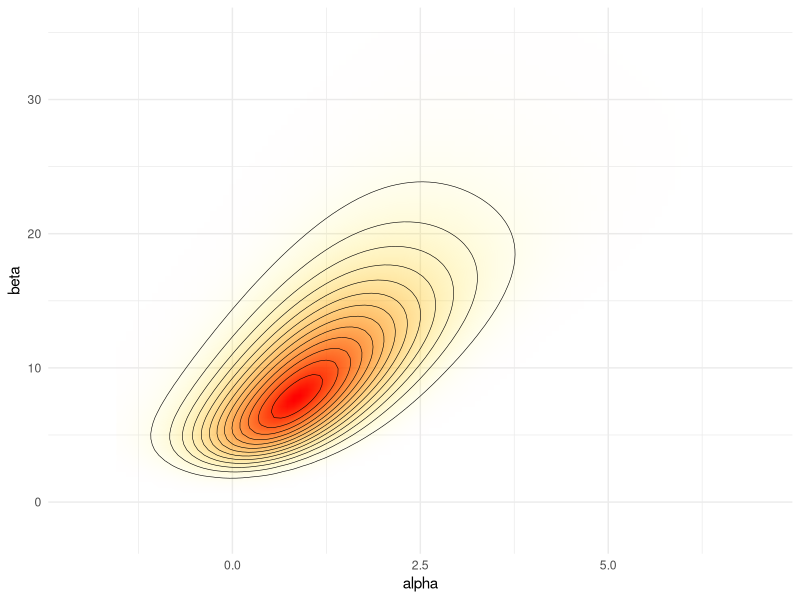
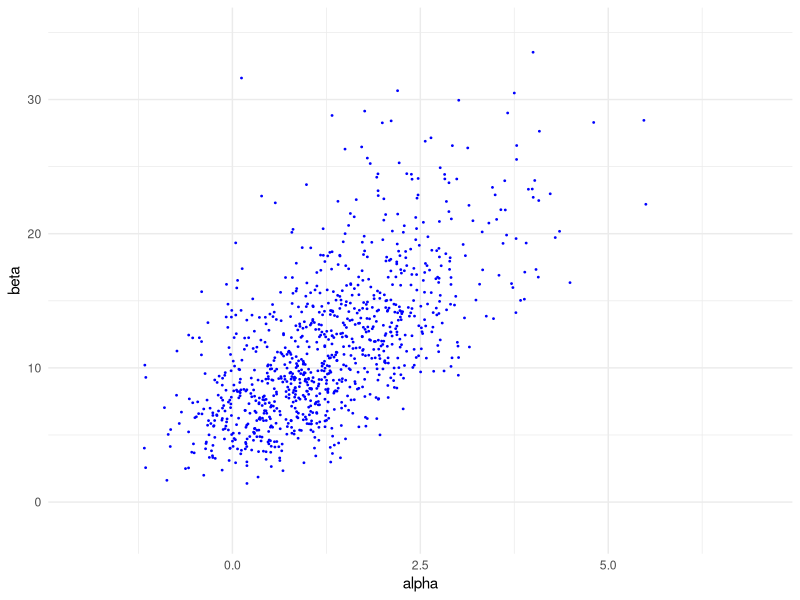
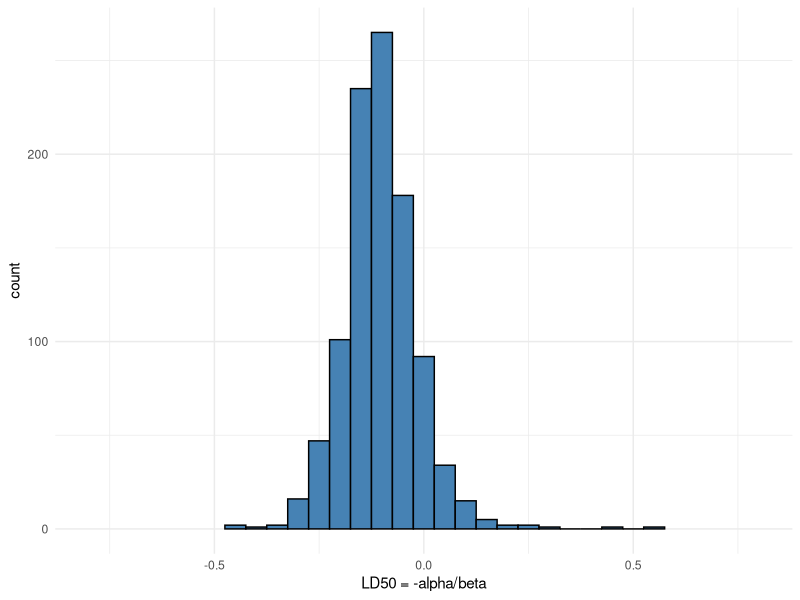
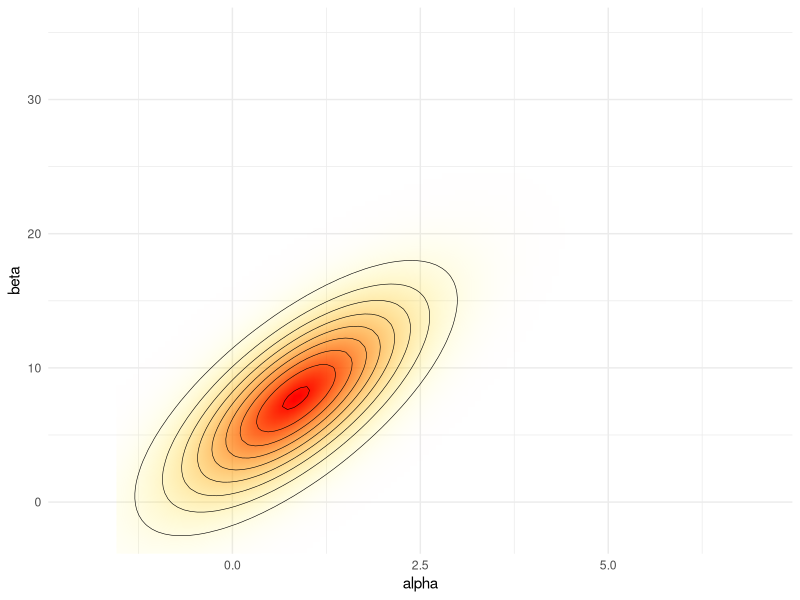
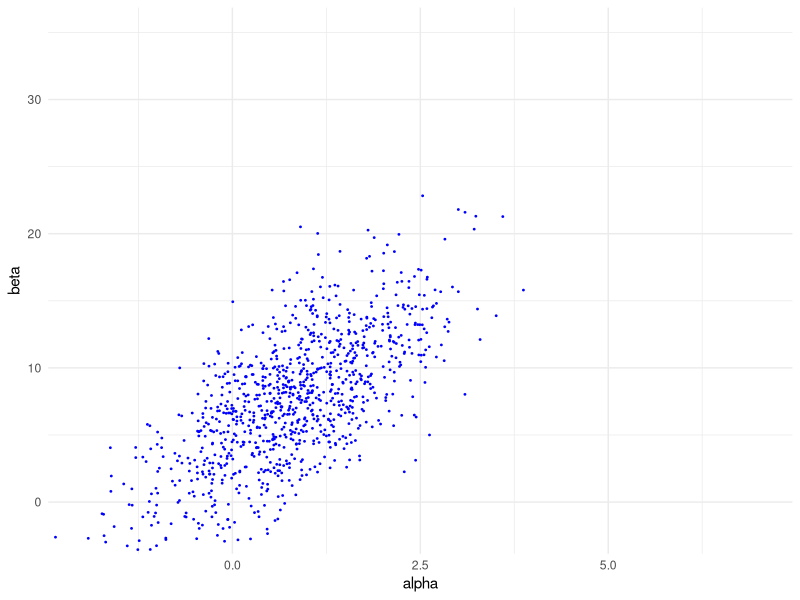
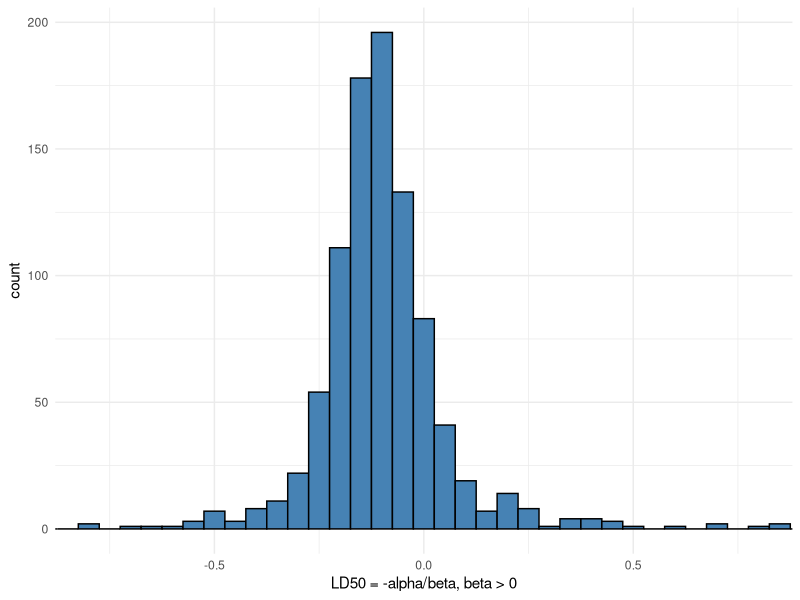
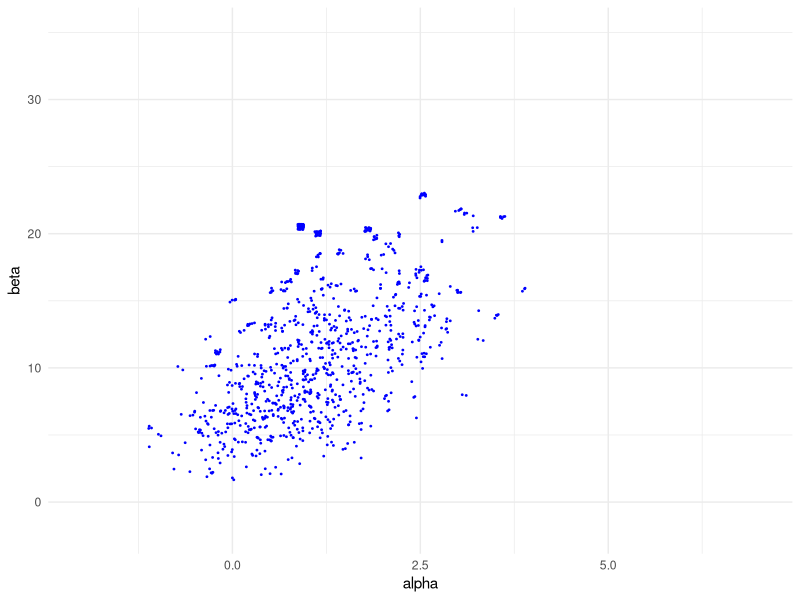
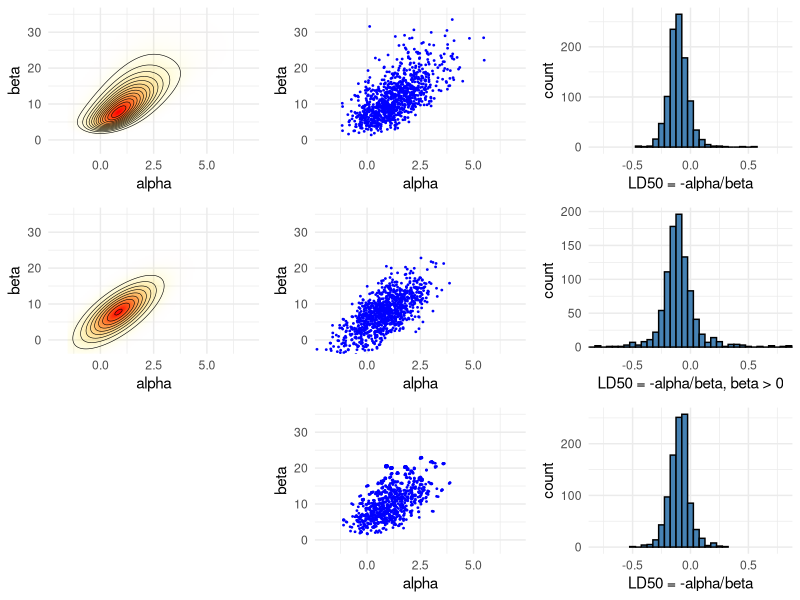

Source code (R) for these figures, in order:
#' ---
#' title: "Bayesian data analysis demo 10.3"
#' author: "Aki Vehtari, Markus Paasiniemi"
#' date: "`r format(Sys.Date())`"
#' output:
#'   html_document:
#'     theme: readable
#'     code_download: true
#' ---

#' ## Importance sampling with Normal distribution as a proposal for Bioassay model
#'

#' ggplot2, grid, and gridExtra are used for plotting, tidyr for
#' manipulating data frames
#+ setup, message=FALSE, error=FALSE, warning=FALSE
library(ggplot2)
theme_set(theme_minimal())
library(gridExtra)
library(grid)
library(tidyr)
library(MASS)
library(loo)

#' Bioassay data, (BDA3 page 86)
df1 <- data.frame(
  x = c(-0.86, -0.30, -0.05, 0.73),
  n = c(5, 5, 5, 5),
  y = c(0, 1, 3, 5)
)

#' ### Grid sampling for Bioassay model.

#' Compute the posterior density in a grid
#' 
#' - usually should be computed in logarithms!
#' - with alternative prior, check that range and spacing of A and B
#'   are sensible
A = seq(-1.5, 7, length.out = 100)
B = seq(-5, 35, length.out = 100)
# make vectors that contain all pairwise combinations of A and B
cA <- rep(A, each = length(B))
cB <- rep(B, length(A))
#' Make a helper function to calculate the log likelihood
#' given a dataframe with x, y, and n and evaluation
#' points a and b. For the likelihood see BDA3 p. 75
logl <- function(df, a, b)
  df['y']*(a + b*df['x']) - df['n']*log1p(exp(a + b*df['x']))
# calculate likelihoods: apply logl function for each observation
# ie. each row of data frame of x, n and y
p <- apply(df1, 1, logl, cA, cB) %>%
  # sum the log likelihoods of observations
  # and exponentiate to get the joint likelihood
  rowSums() %>% exp()

#' Sample from the grid (with replacement)
nsamp <- 1000
samp_indices <- sample(length(p), size = nsamp,
                       replace = T, prob = p/sum(p))
samp_A <- cA[samp_indices[1:nsamp]]
samp_B <- cB[samp_indices[1:nsamp]]
# add random jitter, see BDA3 p. 76
samp_A <- samp_A + runif(nsamp, (A[1] - A[2])/2, (A[2] - A[1])/2)
samp_B <- samp_B + runif(nsamp, (B[1] - B[2])/2, (B[2] - B[1])/2)

#' Compute LD50 for all draws
samp_ld50 <- -samp_A/samp_B

#' Create a plot of the posterior density
# limits for the plots
xl <- c(-2, 7)
yl <- c(-2, 35)
pos <- ggplot(data = data.frame(cA ,cB, p), aes(x = cA, y = cB)) +
  geom_raster(aes(fill = p, alpha = p), interpolate = T) +
  geom_contour(aes(z = p), colour = 'black', size = 0.2) +
  coord_cartesian(xlim = xl, ylim = yl) +
  labs(x = 'alpha', y = 'beta') +
  scale_fill_gradient(low = 'yellow', high = 'red', guide = F) +
  scale_alpha(range = c(0, 1), guide = F)
pos

#' Plot of the samples
sam <- ggplot(data = data.frame(samp_A, samp_B)) +
  geom_point(aes(samp_A, samp_B), color = 'blue', size = 0.3) +
  coord_cartesian(xlim = xl, ylim = yl) +
  labs(x = 'alpha', y = 'beta')
sam

#' Plot of the histogram of LD50
his <- ggplot() +
  geom_histogram(aes(samp_ld50), binwidth = 0.05,
                 fill = 'steelblue', color = 'black') +
  coord_cartesian(xlim = c(-0.8, 0.8)) +
  labs(x = 'LD50 = -alpha/beta')
his

#' ### Normal approximation for Bioassay model.

#' Define the function to be optimized
bioassayfun <- function(w, df) {
  z <- w[1] + w[2]*df$x
  -sum(df$y*(z) - df$n*log1p(exp(z)))
}

#' Optimize
w0 <- c(0,0)
optim_res <- optim(w0, bioassayfun, gr = NULL, df1, hessian = T)
w <- optim_res$par
S <- solve(optim_res$hessian)

#' Multivariate normal probability density function
dmvnorm <- function(x, mu, sig)
  exp(-0.5*(length(x)*log(2*pi) + log(det(sig)) + (x-mu)%*%solve(sig, x-mu)))

#' Evaluate likelihood at points (cA,cB) 
#' this is just for illustration and would not be needed otherwise
p <- apply(cbind(cA, cB), 1, dmvnorm, w, S)

#' Sample from the multivariate normal 
samp_norm <- mvrnorm(nsamp, w, S)

#' Samples of LD50 conditional beta > 0:
#' Normal approximation does not take into account that the posterior
#' is not symmetric and that there is very low density for negative
#' beta values. Based on the draws from the normal approximation
#' is is estimated that there is about 5% probability that beta is negative!
bpi <- samp_norm[,2] > 0
samp_norm_ld50 <- -samp_norm[bpi,1]/samp_norm[bpi,2]

#' Create a plot of the normal distribution approximation
pos_norm <- ggplot(data = data.frame(cA ,cB, p), aes(x = cA, y = cB)) +
  geom_raster(aes(fill = p, alpha = p), interpolate = T) +
  geom_contour(aes(z = p), colour = 'black', size = 0.2) +
  coord_cartesian(xlim = xl, ylim = yl) +
  labs(x = 'alpha', y = 'beta') +
  scale_fill_gradient(low = 'yellow', high = 'red', guide = F) +
  scale_alpha(range = c(0, 1), guide = F)
pos_norm

#' Plot of the samples
sam_norm <- ggplot(data = data.frame(samp_A=samp_norm[,1], samp_B=samp_norm[,2])) +
  geom_point(aes(samp_A, samp_B), color = 'blue', size = 0.3) +
  coord_cartesian(xlim = xl, ylim = yl) +
  labs(x = 'alpha', y = 'beta')
sam_norm

#' Plot of the histogram of LD50
his_norm <- ggplot() +
  geom_histogram(aes(samp_norm_ld50), binwidth = 0.05,
                 fill = 'steelblue', color = 'black') +
  coord_cartesian(xlim = c(-0.8, 0.8)) +
  labs(x = 'LD50 = -alpha/beta, beta > 0')
his_norm

#' ### Importance sampling for Bioassay model.
 
#' Multivariate normal log probability density function
ldmvnorm <- function(x, mu, sig)
(-0.5*(length(x)*log(2*pi) + log(det(sig)) + (x-mu)%*%solve(sig, x-mu)))
#' Log importance ratios (working in log scale is numerically more stable)
lg <- apply(samp_norm, 1, ldmvnorm, w, S)
lp <- apply(df1, 1, logl, samp_norm[,1], samp_norm[,2]) %>% rowSums()
lw <- lp-lg
#' Pareto smoothed importance sampling
#' [(Vehtari et al, 2017)](https://arxiv.org/abs/1507.02646)
psislw <- psis(lw, r_eff = 1)
#' Pareto diagnostics. k<0.7 is ok.
#' [(Vehtari et al, 2017)](https://arxiv.org/abs/1507.02646)
print(psislw$diagnostics$pareto_k, digits=2)
#' Effective sample size estimate
#' [(Vehtari et al, 2017)](https://arxiv.org/abs/1507.02646)
print(psislw$diagnostics$n_eff, digits=2)
#' Pareto smoothed weights
psisw <- exp(psislw$log_weights)

#' Importance sampling weights could be used to weight different
#' expectations directly, but for visualisation and easy computation
#' of LD50 histogram, we use resampling importance sampling.
samp_indices <- sample(length(psisw), size = nsamp,
                       replace = T, prob = psisw)
rissamp_A <- samp_norm[samp_indices,1]
rissamp_B <- samp_norm[samp_indices,2]
# add random jitter, see BDA3 p. 76
rissamp_A <- rissamp_A + runif(nsamp, (A[1] - A[2])/2, (A[2] - A[1])/2)
rissamp_B <- rissamp_B + runif(nsamp, (B[1] - B[2])/2, (B[2] - B[1])/2)
# samples of LD50 
rissamp_ld50 <- -rissamp_A/rissamp_B

#' Plot of the samples
sam_ris <- ggplot(data = data.frame(rissamp_A, rissamp_B)) +
  geom_point(aes(rissamp_A, rissamp_B), color = 'blue', size = 0.3) +
  coord_cartesian(xlim = xl, ylim = yl) +
  labs(x = 'alpha', y = 'beta')
sam_ris

#' Plot of the histogram of LD50
his_ris <- ggplot() +
  geom_histogram(aes(rissamp_ld50), binwidth = 0.05,
                 fill = 'steelblue', color = 'black') +
  coord_cartesian(xlim = c(-0.8, 0.8)) +
  labs(x = 'LD50 = -alpha/beta')
his_ris

#' Combine the plots. Top: grid sampling, middle: normal
#' approximation, bottom: importance sampling.
#+ blank, fig.show='hide'
blank <- grid.rect(gp=gpar(col="white"))
#+ combined
grid.arrange(pos, sam, his, pos_norm, sam_norm, his_norm, blank, sam_ris, his_ris, ncol=3)
